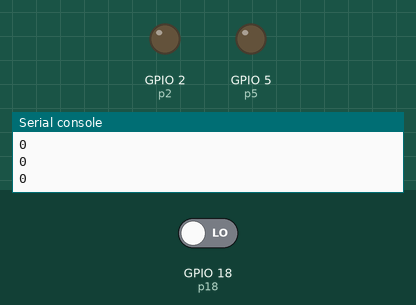
This program was run on a simulated ESP32 board running MicroPython. On the bench: output pins drawn as LEDs (lit = HIGH), the last lines printed to the serial console. The test bench sets the inputs (shaded band); at power-on: GPIO 18 (p18) LOW.

Above: at 1.2 s.
1.3 s: GPIO 18 (p18) driven HIGH
At 2.0 s:
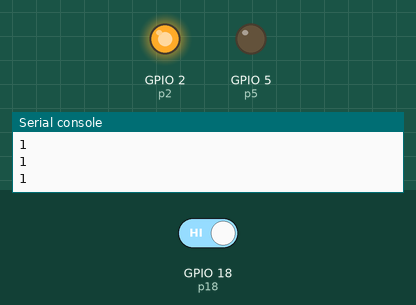
2.8 s: GPIO 18 (p18) driven LOW
At 3.2 s:
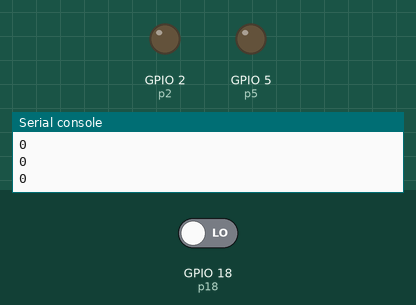
Timing chart, 0 to 5.8 s (numbered marks = the images above; inputs shaded):
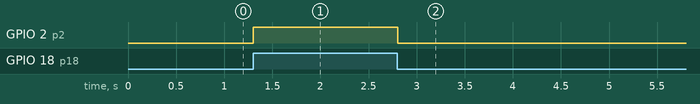

The program:

buzzer.py
```python
import time
import machine
import math

print("Sensor & Buzzer")
p2 = machine.Pin(2, machine.Pin.OUT)
p5 = machine.Pin(5, machine.Pin.OUT)
p18 = machine.Pin(18, machine.Pin.IN)

while True:
    value = p18.value()
    print(value)
    if value == 1:
        p2.on()
        p5.on()
        p5.off()
    else:
        p2.off()
        p5.off()
    time.sleep_ms(100)
```

Measured:
- after the input at 1.3 s, GPIO 2 (p2): LOW → HIGH at once
- after the input at 2.8 s, GPIO 2 (p2): HIGH → LOW at once
